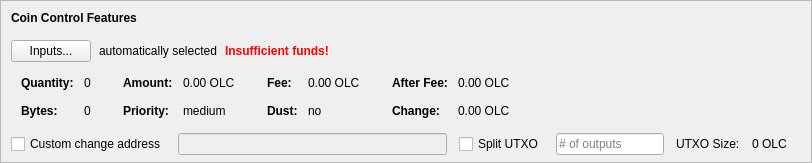
    <widget class="QFrame" name="frameCoinControl">
     <property name="sizePolicy">
      <sizepolicy hsizetype="Expanding" vsizetype="Expanding">
       <horstretch>0</horstretch>
       <verstretch>0</verstretch>
      </sizepolicy>
     </property>
     <property name="maximumSize">
      <size>
       <width>16777215</width>
       <height>16777215</height>
      </size>
     </property>
     <property name="frameShape">
      <enum>QFrame::StyledPanel</enum>
     </property>
     <property name="frameShadow">
      <enum>QFrame::Sunken</enum>
     </property>
     <layout class="QVBoxLayout" name="verticalLayoutCoinControl2">
      <property name="spacing">
       <number>0</number>
      </property>
      <property name="leftMargin">
       <number>0</number>
      </property>
      <property name="topMargin">
       <number>0</number>
      </property>
      <property name="rightMargin">
       <number>0</number>
      </property>
      <property name="bottomMargin">
       <number>6</number>
      </property>
      <item>
       <layout class="QVBoxLayout" name="verticalLayoutCoinControl" stretch="0,0,0,0,1">
        <property name="spacing">
         <number>0</number>
        </property>
        <property name="leftMargin">
         <number>10</number>
        </property>
        <property name="topMargin">
         <number>10</number>
        </property>
        <item>
         <layout class="QHBoxLayout" name="horizontalLayoutCoinControl1">
          <property name="bottomMargin">
           <number>15</number>
          </property>
          <item>
           <widget class="QLabel" name="labelCoinControlFeatures">
            <property name="sizePolicy">
             <sizepolicy hsizetype="Preferred" vsizetype="Maximum">
              <horstretch>0</horstretch>
              <verstretch>0</verstretch>
             </sizepolicy>
            </property>
            <property name="font">
             <font>
              <weight>75</weight>
              <bold>true</bold>
             </font>
            </property>
            <property name="styleSheet">
             <string notr="true">font-weight:bold;</string>
            </property>
            <property name="text">
             <string>Coin Control Features</string>
            </property>
           </widget>
          </item>
         </layout>
        </item>
        <item>
         <layout class="QHBoxLayout" name="horizontalLayoutCoinControl2" stretch="0,0,0,0">
          <property name="spacing">
           <number>8</number>
          </property>
          <property name="bottomMargin">
           <number>10</number>
          </property>
          <item>
           <widget class="QPushButton" name="pushButtonCoinControl">
            <property name="styleSheet">
             <string notr="true"/>
            </property>
            <property name="text">
             <string>Inputs...</string>
            </property>
            <property name="autoDefault">
             <bool>false</bool>
            </property>
           </widget>
          </item>
          <item>
           <widget class="QLabel" name="labelCoinControlAutomaticallySelected">
            <property name="text">
             <string>automatically selected</string>
            </property>
            <property name="margin">
             <number>5</number>
            </property>
           </widget>
          </item>
          <item>
           <widget class="QLabel" name="labelCoinControlInsuffFunds">
            <property name="font">
             <font>
              <weight>75</weight>
              <bold>true</bold>
             </font>
            </property>
            <property name="styleSheet">
             <string notr="true">color:red;font-weight:bold;</string>
            </property>
            <property name="text">
             <string>Insufficient funds!</string>
            </property>
            <property name="margin">
             <number>5</number>
            </property>
           </widget>
          </item>
          <item>
           <spacer name="horizontalSpacerCoinControl">
            <property name="orientation">
             <enum>Qt::Horizontal</enum>
            </property>
            <property name="sizeHint" stdset="0">
             <size>
              <width>40</width>
              <height>1</height>
             </size>
            </property>
           </spacer>
          </item>
         </layout>
        </item>
        <item>
         <widget class="QWidget" name="widgetCoinControl" native="true">
          <property name="sizePolicy">
           <sizepolicy hsizetype="Preferred" vsizetype="Preferred">
            <horstretch>0</horstretch>
            <verstretch>0</verstretch>
           </sizepolicy>
          </property>
          <property name="minimumSize">
           <size>
            <width>0</width>
            <height>0</height>
           </size>
          </property>
          <property name="styleSheet">
           <string notr="true"/>
          </property>
          <layout class="QHBoxLayout" name="horizontalLayoutCoinControl5">
           <property name="leftMargin">
            <number>0</number>
           </property>
           <property name="topMargin">
            <number>0</number>
           </property>
           <property name="rightMargin">
            <number>0</number>
           </property>
           <property name="bottomMargin">
            <number>0</number>
           </property>
           <item>
            <layout class="QHBoxLayout" name="horizontalLayoutCoinControl3" stretch="0,0,0,1">
             <property name="spacing">
              <number>20</number>
             </property>
             <property name="topMargin">
              <number>0</number>
             </property>
             <property name="bottomMargin">
              <number>10</number>
             </property>
             <item>
              <layout class="QFormLayout" name="formLayoutCoinControl1">
               <property name="horizontalSpacing">
                <number>10</number>
               </property>
               <property name="verticalSpacing">
                <number>14</number>
               </property>
               <property name="leftMargin">
                <number>10</number>
               </property>
               <property name="topMargin">
                <number>4</number>
               </property>
               <property name="rightMargin">
                <number>6</number>
               </property>
               <item row="0" column="0">
                <widget class="QLabel" name="labelCoinControlQuantityText">
                 <property name="font">
                  <font>
                   <weight>75</weight>
                   <bold>true</bold>
                  </font>
                 </property>
                 <property name="text">
                  <string>Quantity:</string>
                 </property>
                 <property name="margin">
                  <number>0</number>
                 </property>
                </widget>
               </item>
               <item row="0" column="1">
                <widget class="QLabel" name="labelCoinControlQuantity">
                 <property name="cursor">
                  <cursorShape>IBeamCursor</cursorShape>
                 </property>
                 <property name="contextMenuPolicy">
                  <enum>Qt::ActionsContextMenu</enum>
                 </property>
                 <property name="text">
                  <string notr="true">0</string>
                 </property>
                 <property name="margin">
                  <number>0</number>
                 </property>
                 <property name="textInteractionFlags">
                  <set>Qt::LinksAccessibleByMouse|Qt::TextSelectableByKeyboard|Qt::TextSelectableByMouse</set>
                 </property>
                </widget>
               </item>
               <item row="1" column="0">
                <widget class="QLabel" name="labelCoinControlBytesText">
                 <property name="font">
                  <font>
                   <weight>75</weight>
                   <bold>true</bold>
                  </font>
                 </property>
                 <property name="text">
                  <string>Bytes:</string>
                 </property>
                </widget>
               </item>
               <item row="1" column="1">
                <widget class="QLabel" name="labelCoinControlBytes">
                 <property name="cursor">
                  <cursorShape>IBeamCursor</cursorShape>
                 </property>
                 <property name="contextMenuPolicy">
                  <enum>Qt::ActionsContextMenu</enum>
                 </property>
                 <property name="text">
                  <string notr="true">0</string>
                 </property>
                 <property name="textInteractionFlags">
                  <set>Qt::LinksAccessibleByMouse|Qt::TextSelectableByKeyboard|Qt::TextSelectableByMouse</set>
                 </property>
                </widget>
               </item>
              </layout>
             </item>
             <item>
              <layout class="QFormLayout" name="formLayoutCoinControl2">
               <property name="horizontalSpacing">
                <number>10</number>
               </property>
               <property name="verticalSpacing">
                <number>14</number>
               </property>
               <property name="leftMargin">
                <number>6</number>
               </property>
               <property name="topMargin">
                <number>4</number>
               </property>
               <property name="rightMargin">
                <number>6</number>
               </property>
               <item row="0" column="0">
                <widget class="QLabel" name="labelCoinControlAmountText">
                 <property name="font">
                  <font>
                   <weight>75</weight>
                   <bold>true</bold>
                  </font>
                 </property>
                 <property name="text">
                  <string>Amount:</string>
                 </property>
                 <property name="margin">
                  <number>0</number>
                 </property>
                </widget>
               </item>
               <item row="0" column="1">
                <widget class="QLabel" name="labelCoinControlAmount">
                 <property name="cursor">
                  <cursorShape>IBeamCursor</cursorShape>
                 </property>
                 <property name="contextMenuPolicy">
                  <enum>Qt::ActionsContextMenu</enum>
                 </property>
                 <property name="text">
                  <string notr="true">0.00 OLC</string>
                 </property>
                 <property name="textInteractionFlags">
                  <set>Qt::LinksAccessibleByMouse|Qt::TextSelectableByKeyboard|Qt::TextSelectableByMouse</set>
                 </property>
                </widget>
               </item>
               <item row="1" column="0">
                <widget class="QLabel" name="labelCoinControlPriorityText">
                 <property name="font">
                  <font>
                   <weight>75</weight>
                   <bold>true</bold>
                  </font>
                 </property>
                 <property name="text">
                  <string>Priority:</string>
                 </property>
                </widget>
               </item>
               <item row="1" column="1">
                <widget class="QLabel" name="labelCoinControlPriority">
                 <property name="cursor">
                  <cursorShape>IBeamCursor</cursorShape>
                 </property>
                 <property name="contextMenuPolicy">
                  <enum>Qt::ActionsContextMenu</enum>
                 </property>
                 <property name="text">
                  <string>medium</string>
                 </property>
                 <property name="textInteractionFlags">
                  <set>Qt::LinksAccessibleByMouse|Qt::TextSelectableByKeyboard|Qt::TextSelectableByMouse</set>
                 </property>
                </widget>
               </item>
              </layout>
             </item>
             <item>
              <layout class="QFormLayout" name="formLayoutCoinControl3">
               <property name="horizontalSpacing">
                <number>10</number>
               </property>
               <property name="verticalSpacing">
                <number>14</number>
               </property>
               <property name="leftMargin">
                <number>6</number>
               </property>
               <property name="topMargin">
                <number>4</number>
               </property>
               <property name="rightMargin">
                <number>6</number>
               </property>
               <item row="0" column="0">
                <widget class="QLabel" name="labelCoinControlFeeText">
                 <property name="font">
                  <font>
                   <weight>75</weight>
                   <bold>true</bold>
                  </font>
                 </property>
                 <property name="text">
                  <string>Fee:</string>
                 </property>
                 <property name="margin">
                  <number>0</number>
                 </property>
                </widget>
               </item>
               <item row="0" column="1">
                <widget class="QLabel" name="labelCoinControlFee">
                 <property name="cursor">
                  <cursorShape>IBeamCursor</cursorShape>
                 </property>
                 <property name="contextMenuPolicy">
                  <enum>Qt::ActionsContextMenu</enum>
                 </property>
                 <property name="text">
                  <string notr="true">0.00 OLC</string>
                 </property>
                 <property name="textInteractionFlags">
                  <set>Qt::LinksAccessibleByMouse|Qt::TextSelectableByKeyboard|Qt::TextSelectableByMouse</set>
                 </property>
                </widget>
               </item>
               <item row="1" column="0">
                <widget class="QLabel" name="labelCoinControlLowOutputText">
                 <property name="font">
                  <font>
                   <weight>75</weight>
                   <bold>true</bold>
                  </font>
                 </property>
                 <property name="text">
                  <string>Dust:</string>
                 </property>
                </widget>
               </item>
               <item row="1" column="1">
                <widget class="QLabel" name="labelCoinControlLowOutput">
                 <property name="cursor">
                  <cursorShape>IBeamCursor</cursorShape>
                 </property>
                 <property name="contextMenuPolicy">
                  <enum>Qt::ActionsContextMenu</enum>
                 </property>
                 <property name="text">
                  <string>no</string>
                 </property>
                 <property name="textInteractionFlags">
                  <set>Qt::LinksAccessibleByMouse|Qt::TextSelectableByKeyboard|Qt::TextSelectableByMouse</set>
                 </property>
                </widget>
               </item>
              </layout>
             </item>
             <item>
              <layout class="QFormLayout" name="formLayoutCoinControl4">
               <property name="horizontalSpacing">
                <number>10</number>
               </property>
               <property name="verticalSpacing">
                <number>14</number>
               </property>
               <property name="leftMargin">
                <number>6</number>
               </property>
               <property name="topMargin">
                <number>4</number>
               </property>
               <property name="rightMargin">
                <number>6</number>
               </property>
               <item row="0" column="0">
                <widget class="QLabel" name="labelCoinControlAfterFeeText">
                 <property name="font">
                  <font>
                   <weight>75</weight>
                   <bold>true</bold>
                  </font>
                 </property>
                 <property name="text">
                  <string>After Fee:</string>
                 </property>
                 <property name="margin">
                  <number>0</number>
                 </property>
                </widget>
               </item>
               <item row="0" column="1">
                <widget class="QLabel" name="labelCoinControlAfterFee">
                 <property name="cursor">
                  <cursorShape>IBeamCursor</cursorShape>
                 </property>
                 <property name="contextMenuPolicy">
                  <enum>Qt::ActionsContextMenu</enum>
                 </property>
                 <property name="text">
                  <string notr="true">0.00 OLC</string>
                 </property>
                 <property name="textInteractionFlags">
                  <set>Qt::LinksAccessibleByMouse|Qt::TextSelectableByKeyboard|Qt::TextSelectableByMouse</set>
                 </property>
                </widget>
               </item>
               <item row="1" column="0">
                <widget class="QLabel" name="labelCoinControlChangeText">
                 <property name="font">
                  <font>
                   <weight>75</weight>
                   <bold>true</bold>
                  </font>
                 </property>
                 <property name="text">
                  <string>Change:</string>
                 </property>
                </widget>
               </item>
               <item row="1" column="1">
                <widget class="QLabel" name="labelCoinControlChange">
                 <property name="cursor">
                  <cursorShape>IBeamCursor</cursorShape>
                 </property>
                 <property name="contextMenuPolicy">
                  <enum>Qt::ActionsContextMenu</enum>
                 </property>
                 <property name="text">
                  <string notr="true">0.00 OLC</string>
                 </property>
                 <property name="textInteractionFlags">
                  <set>Qt::LinksAccessibleByMouse|Qt::TextSelectableByKeyboard|Qt::TextSelectableByMouse</set>
                 </property>
                </widget>
               </item>
              </layout>
             </item>
            </layout>
           </item>
          </layout>
         </widget>
        </item>
        <item>
         <layout class="QHBoxLayout" name="horizontalLayoutCoinControl4" stretch="0,0,0,0,0,0,0">
          <property name="spacing">
           <number>12</number>
          </property>
          <property name="sizeConstraint">
           <enum>QLayout::SetDefaultConstraint</enum>
          </property>
          <property name="topMargin">
           <number>5</number>
          </property>
          <property name="rightMargin">
           <number>5</number>
          </property>
          <item>
           <widget class="QCheckBox" name="checkBoxCoinControlChange">
            <property name="toolTip">
             <string>If this is activated, but the change address is empty or invalid, change will be sent to a newly generated address.</string>
            </property>
            <property name="text">
             <string>Custom change address</string>
            </property>
           </widget>
          </item>
          <item>
           <widget class="QValidatedLineEdit" name="lineEditCoinControlChange">
            <property name="enabled">
             <bool>false</bool>
            </property>
            <property name="sizePolicy">
             <sizepolicy hsizetype="Expanding" vsizetype="Fixed">
              <horstretch>0</horstretch>
              <verstretch>0</verstretch>
             </sizepolicy>
            </property>
           </widget>
          </item>
          <item>
           <widget class="QCheckBox" name="splitBlockCheckBox">
            <property name="text">
             <string>Split UTXO</string>
            </property>
           </widget>
          </item>
          <item>
           <widget class="QLineEdit" name="splitBlockLineEdit">
            <property name="sizePolicy">
             <sizepolicy hsizetype="Fixed" vsizetype="Fixed">
              <horstretch>50</horstretch>
              <verstretch>0</verstretch>
             </sizepolicy>
            </property>
            <property name="placeholderText">
             <string># of outputs</string>
            </property>
           </widget>
          </item>
          <item>
           <widget class="QLabel" name="labelBlockSizeText">
            <property name="text">
             <string>UTXO Size:</string>
            </property>
           </widget>
          </item>
          <item>
           <widget class="QLabel" name="labelBlockSize">
            <property name="text">
             <string>0 OLC</string>
            </property>
           </widget>
          </item>
          <item>
           <widget class="QLabel" name="labelCoinControlChangeLabel">
            <property name="sizePolicy">
             <sizepolicy hsizetype="Preferred" vsizetype="Expanding">
              <horstretch>0</horstretch>
              <verstretch>0</verstretch>
             </sizepolicy>
            </property>
            <property name="minimumSize">
             <size>
              <width>0</width>
              <height>0</height>
             </size>
            </property>
            <property name="text">
             <string/>
            </property>
            <property name="margin">
             <number>3</number>
            </property>
           </widget>
          </item>
         </layout>
        </item>
        <item>
         <spacer name="verticalSpacerCoinControl">
          <property name="orientation">
           <enum>Qt::Vertical</enum>
          </property>
          <property name="sizeHint" stdset="0">
           <size>
            <width>800</width>
            <height>1</height>
           </size>
          </property>
         </spacer>
        </item>
       </layout>
      </item>
     </layout>
    </widget>
